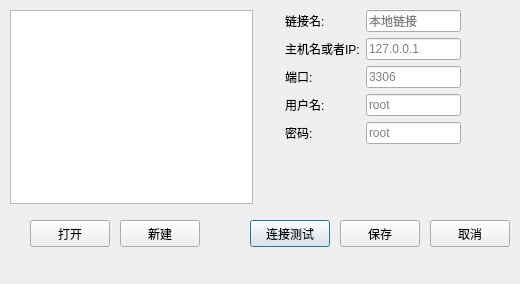
<?xml version="1.0" encoding="UTF-8"?>
<ui version="4.0">
 <class>ConnDialog</class>
 <widget class="QDialog" name="ConnDialog">
  <property name="geometry">
   <rect>
    <x>0</x>
    <y>0</y>
    <width>520</width>
    <height>284</height>
   </rect>
  </property>
  <property name="windowTitle">
   <string>Jisql-新建链接</string>
  </property>
  <widget class="QPushButton" name="pushButton_test">
   <property name="geometry">
    <rect>
     <x>250</x>
     <y>220</y>
     <width>80</width>
     <height>27</height>
    </rect>
   </property>
   <property name="text">
    <string>连接测试</string>
   </property>
  </widget>
  <widget class="QPushButton" name="pushButton_save">
   <property name="geometry">
    <rect>
     <x>340</x>
     <y>220</y>
     <width>80</width>
     <height>27</height>
    </rect>
   </property>
   <property name="text">
    <string>保存</string>
   </property>
  </widget>
  <widget class="QPushButton" name="pushButton_cancle">
   <property name="geometry">
    <rect>
     <x>430</x>
     <y>220</y>
     <width>80</width>
     <height>27</height>
    </rect>
   </property>
   <property name="text">
    <string>取消</string>
   </property>
  </widget>
  <widget class="QPushButton" name="pushButton_open">
   <property name="geometry">
    <rect>
     <x>30</x>
     <y>220</y>
     <width>80</width>
     <height>27</height>
    </rect>
   </property>
   <property name="text">
    <string>打开</string>
   </property>
  </widget>
  <widget class="QSplitter" name="splitter">
   <property name="geometry">
    <rect>
     <x>10</x>
     <y>10</y>
     <width>451</width>
     <height>194</height>
    </rect>
   </property>
   <property name="orientation">
    <enum>Qt::Horizontal</enum>
   </property>
   <widget class="QWidget" name="layoutWidget">
    <layout class="QGridLayout" name="gridLayout">
     <item row="0" column="2">
      <layout class="QFormLayout" name="formLayout">
       <item row="0" column="0">
        <widget class="QLabel" name="label_conname">
         <property name="text">
          <string>链接名:</string>
         </property>
        </widget>
       </item>
       <item row="0" column="1">
        <widget class="QLineEdit" name="lineEdit_conname">
         <property name="placeholderText">
          <string>本地链接</string>
         </property>
        </widget>
       </item>
       <item row="1" column="0">
        <widget class="QLabel" name="label_hostname">
         <property name="text">
          <string>主机名或者IP:</string>
         </property>
        </widget>
       </item>
       <item row="1" column="1">
        <widget class="QLineEdit" name="lineEdit_hostname">
         <property name="placeholderText">
          <string>127.0.0.1</string>
         </property>
        </widget>
       </item>
       <item row="2" column="0">
        <widget class="QLabel" name="label_port">
         <property name="text">
          <string>端口:</string>
         </property>
        </widget>
       </item>
       <item row="2" column="1">
        <widget class="QLineEdit" name="lineEdit_port">
         <property name="placeholderText">
          <string>3306</string>
         </property>
        </widget>
       </item>
       <item row="3" column="0">
        <widget class="QLabel" name="label_username">
         <property name="text">
          <string>用户名:</string>
         </property>
        </widget>
       </item>
       <item row="3" column="1">
        <widget class="QLineEdit" name="lineEdit_user">
         <property name="placeholderText">
          <string>root</string>
         </property>
        </widget>
       </item>
       <item row="4" column="0">
        <widget class="QLabel" name="label_password">
         <property name="text">
          <string>密码:</string>
         </property>
        </widget>
       </item>
       <item row="4" column="1">
        <widget class="QLineEdit" name="lineEdit_password">
         <property name="placeholderText">
          <string>root</string>
         </property>
        </widget>
       </item>
      </layout>
     </item>
     <item row="0" column="0">
      <widget class="QListWidget" name="listWidget_conn">
       <property name="styleSheet">
        <string notr="true"/>
       </property>
      </widget>
     </item>
     <item row="0" column="1">
      <spacer name="horizontalSpacer">
       <property name="orientation">
        <enum>Qt::Horizontal</enum>
       </property>
       <property name="sizeHint" stdset="0">
        <size>
         <width>40</width>
         <height>20</height>
        </size>
       </property>
      </spacer>
     </item>
    </layout>
   </widget>
  </widget>
  <widget class="QPushButton" name="pushButton_new">
   <property name="geometry">
    <rect>
     <x>120</x>
     <y>220</y>
     <width>80</width>
     <height>27</height>
    </rect>
   </property>
   <property name="text">
    <string>新建</string>
   </property>
  </widget>
 </widget>
 <resources/>
 <connections>
  <connection>
   <sender>pushButton_cancle</sender>
   <signal>clicked()</signal>
   <receiver>ConnDialog</receiver>
   <slot>reject()</slot>
   <hints>
    <hint type="sourcelabel">
     <x>430</x>
     <y>246</y>
    </hint>
    <hint type="destinationlabel">
     <x>314</x>
     <y>283</y>
    </hint>
   </hints>
  </connection>
  <connection>
   <sender>listWidget_conn</sender>
   <signal>itemClicked(QListWidgetItem*)</signal>
   <receiver>ConnDialog</receiver>
   <slot>editConn()</slot>
   <hints>
    <hint type="sourcelabel">
     <x>78</x>
     <y>75</y>
    </hint>
    <hint type="destinationlabel">
     <x>62</x>
     <y>260</y>
    </hint>
   </hints>
  </connection>
  <connection>
   <sender>listWidget_conn</sender>
   <signal>itemDoubleClicked(QListWidgetItem*)</signal>
   <receiver>ConnDialog</receiver>
   <slot>openDbFast()</slot>
   <hints>
    <hint type="sourcelabel">
     <x>111</x>
     <y>133</y>
    </hint>
    <hint type="destinationlabel">
     <x>128</x>
     <y>264</y>
    </hint>
   </hints>
  </connection>
  <connection>
   <sender>pushButton_new</sender>
   <signal>clicked()</signal>
   <receiver>ConnDialog</receiver>
   <slot>newConn()</slot>
   <hints>
    <hint type="sourcelabel">
     <x>193</x>
     <y>231</y>
    </hint>
    <hint type="destinationlabel">
     <x>393</x>
     <y>259</y>
    </hint>
   </hints>
  </connection>
  <connection>
   <sender>pushButton_open</sender>
   <signal>clicked()</signal>
   <receiver>ConnDialog</receiver>
   <slot>openDb()</slot>
   <hints>
    <hint type="sourcelabel">
     <x>57</x>
     <y>229</y>
    </hint>
    <hint type="destinationlabel">
     <x>38</x>
     <y>225</y>
    </hint>
   </hints>
  </connection>
  <connection>
   <sender>pushButton_save</sender>
   <signal>clicked()</signal>
   <receiver>ConnDialog</receiver>
   <slot>saveConn()</slot>
   <hints>
    <hint type="sourcelabel">
     <x>387</x>
     <y>222</y>
    </hint>
    <hint type="destinationlabel">
     <x>385</x>
     <y>211</y>
    </hint>
   </hints>
  </connection>
  <connection>
   <sender>pushButton_test</sender>
   <signal>clicked()</signal>
   <receiver>ConnDialog</receiver>
   <slot>testConnect()</slot>
   <hints>
    <hint type="sourcelabel">
     <x>285</x>
     <y>224</y>
    </hint>
    <hint type="destinationlabel">
     <x>279</x>
     <y>204</y>
    </hint>
   </hints>
  </connection>
  <connection>
   <sender>listWidget_conn</sender>
   <signal>customContextMenuRequested(QPoint)</signal>
   <receiver>ConnDialog</receiver>
   <slot>rightClick()</slot>
   <hints>
    <hint type="sourcelabel">
     <x>228</x>
     <y>39</y>
    </hint>
    <hint type="destinationlabel">
     <x>254</x>
     <y>-2</y>
    </hint>
   </hints>
  </connection>
 </connections>
 <slots>
  <slot>editConn()</slot>
  <slot>openDbFast()</slot>
  <slot>newConn()</slot>
  <slot>openDb()</slot>
  <slot>saveConn()</slot>
  <slot>testConnect()</slot>
  <slot>rightClick()</slot>
 </slots>
</ui>
